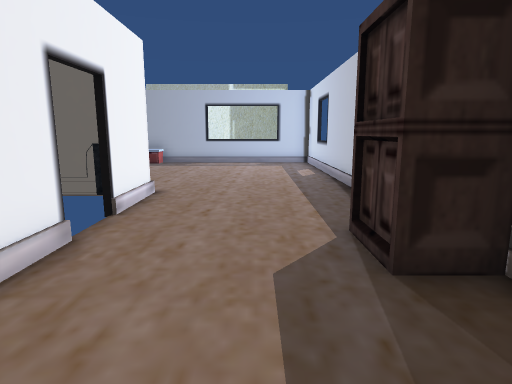
view 1 (above)

12 first-person views from a walk through a scene from a Unity 3-D project. The camera is 1.4 m above the floor, tilts 10° down and sees 75° across. The floor is counted in squares, 1 m on a side. Each view is taken from the middle of a square. On the plan, view 1 faces up. The plan holds only what a view shows up to about 15 squares ahead; the rest is blank. The place goes on beyond the plan. The player character is not drawn. Door leaves are left out, so doorways stand open. Some surface patterns are stand-ins.

view 2
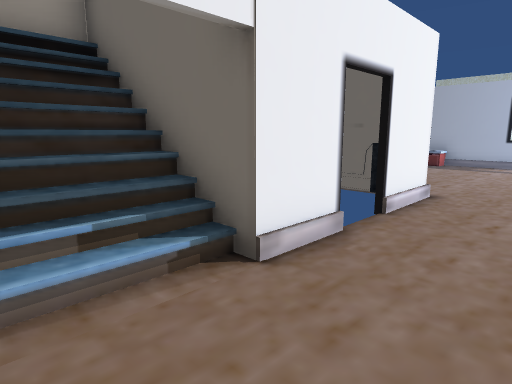

view 3
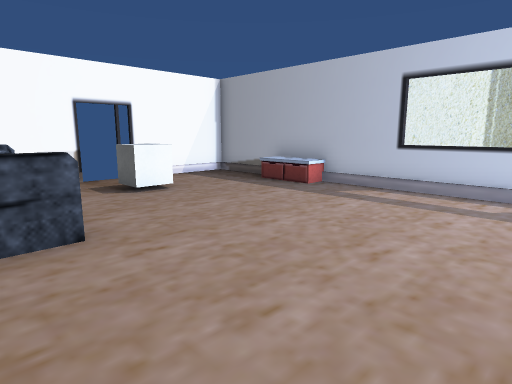

view 4
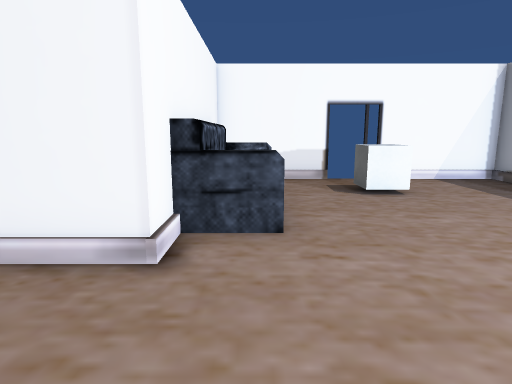

view 5
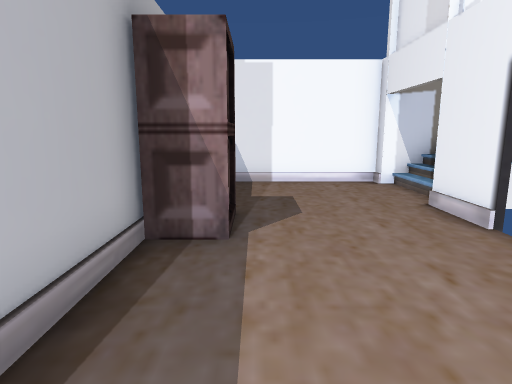

view 6
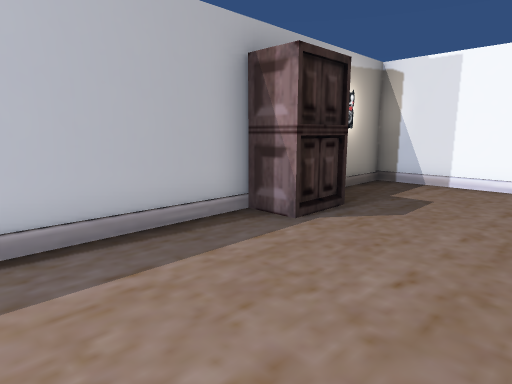

view 7
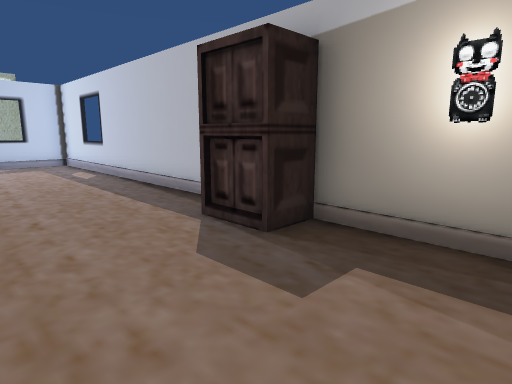

view 8
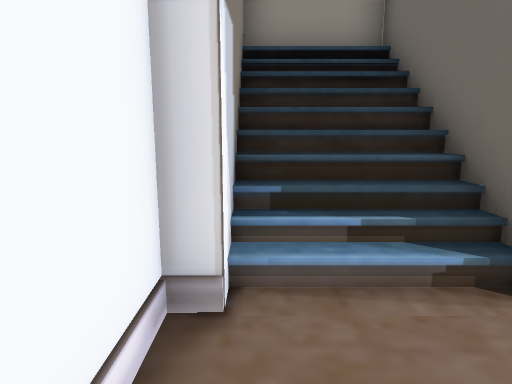

view 9
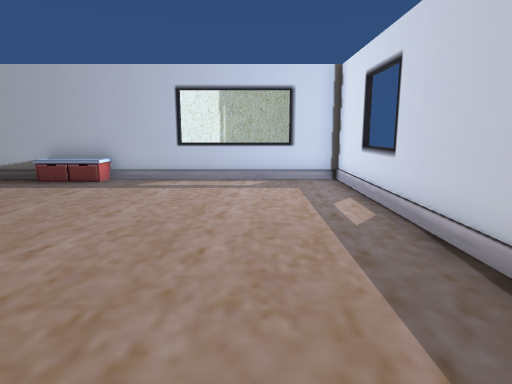

view 10
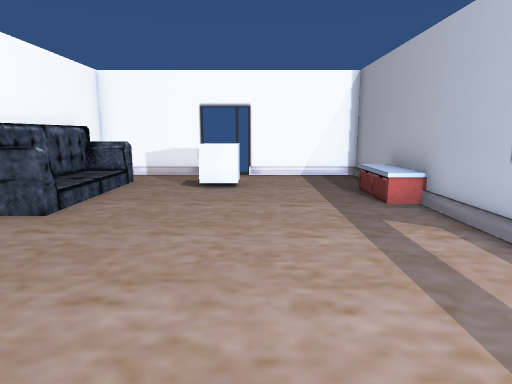

view 11
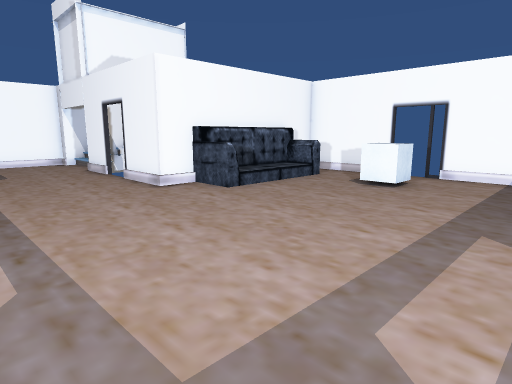

view 12
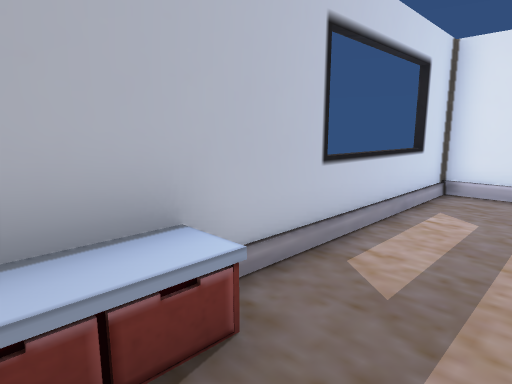

### Floor plan
Key: @ floor where view 1 was taken; # wall or solid block; x gap in a wall; . floor; / step, stairs or slope; = window, fence, low wall or low ledge; ^ raised ledge; C closet; U cube; O other object.
Columns run from 9 left of view 1 to 3 right of it. Each row starts with its distance up from view 1.
 17 #######===###
 16 #..^^.......#
 15 #...........#
 14 #...........#
 13 x...........=
 12 #.U.........#
 11 x...........#
 10 #...........#
  9 ##=OO=......#
  8 #######.....#
  7       #.....#
  6       #.....#
  5        ....C#
  4        ...CC#
  3   #####....C#
  2   #////.....#
  1   #////.....#
  0   #####..@..#
 -1       #######

Positions as (right, up) in squares from view 1, and headings:
1: (0, 0), facing up
2: (0, 0), facing up-left
3: (1, 8), facing up-left
4: (1, 9), facing left
5: (1, 9), facing down
6: (-2, 9), facing down-right
7: (-2, 0), facing up-right
8: (0, 0), facing left
9: (0, 6), facing up
10: (2, 13), facing left
11: (2, 16), facing down-left
12: (-6, 14), facing up-right
